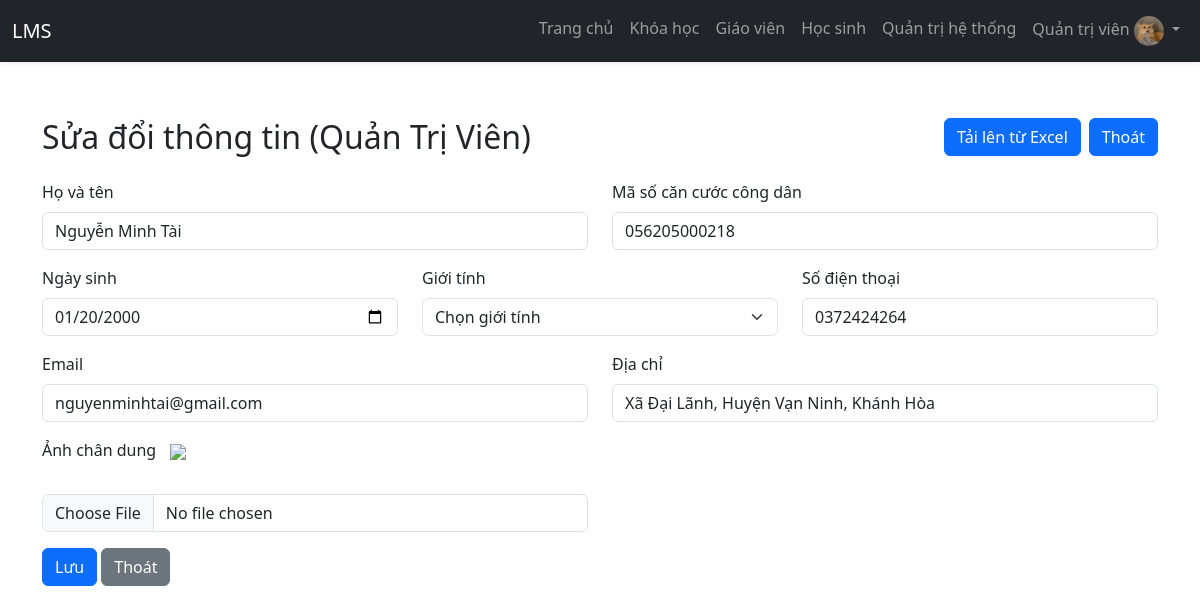
Screenshot of /admin/account_edit.php?user_id=70&role_id=3&role_name=admin (signed in) with the database file from the repository.
### tables this page shows
CREATE TABLE user_role
(
    user_id BIGINT NOT NULL,
    role_id INT  NOT NULL,
    PRIMARY KEY (user_id, role_id)
);

CREATE TABLE user
(
    user_id BIGINT PRIMARY KEY NOT NULL AUTO_INCREMENT,
    full_name VARCHAR(50) NOT NULL,
    date_of_birth DATE NOT NULL ,
    gender CHAR(1) NOT NULL,
    address VARCHAR(255) NOT NULL,
    phone VARCHAR(15) NOT NULL,
    email VARCHAR(255) NOT NULL,
    citizen_id VARCHAR(15) NOT NULL,
    image VARCHAR(255) NULL
);

### admin/account_edit.php (the view, shortened to what this page needs)
<?php
include("layout.php");
include_once("../config/connect.php");
$role_id = $_GET['role_id']; $role_name = $_GET['role_name'];
if($role_id == 1){
    $role_fullName = "Học Sinh";
}else if($role_id == 2){
    $role_fullName = "Giáo Viên";
}else if($role_id == 3){
    $role_fullName = "Quản Trị Viên";
}
$id = $_GET['user_id'];
$sql_edit = "SELECT * FROM user where user_id=$id";
$query_update = mysqLi_query($dbconnect, $sql_edit);
$row_update = mysqli_fetch_assoc($query_update);
?>
<!DOCTYPE html>
<html lang="en">
<head>
    <link rel="stylesheet" href="https://cdn.jsdelivr.net/npm/bootstrap@5.3.0/dist/css/bootstrap.min.css">
</head>
<body>
    <div class="container mt-5">
        <div class="row mb-3">
            <div class="col-md-6">
                <h2>Sửa đổi thông tin (<?php echo $role_fullName?>)</h2>
            </div>
            <div class="col-md-6">
                <div class="d-flex justify-content-end">
                    <button class="btn btn-primary me-2">Tải lên từ Excel</button>
                    <a class="btn btn-primary" href="<?php echo $role_name;?>.php">Thoát</a>
                </div>
            </div>
        </div>
        <form action="pross/edit.php?id=<?php echo $_GET['user_id']; ?>" method="POST" enctype="multipart/form-data" class="needs-validation" novalidate id="accountForm">
        <div class="row mb-3">
                <div class="col-md-6">
                    <label for="fullName" class="form-label">Họ và tên</label>
                    <input type="text" class="form-control" id="fullName" name="full_name" required placeholder="Nhập họ tên" value="<?php echo $row_update['full_name']; ?>">
                </div>
                <div class="col-md-6">
                    <label for="idCard" class="form-label">Mã số căn cước công dân</label>
                    <input type="text" class="form-control" id="idCard" name="citizen_id" required placeholder="Nhập CCCD" value="<?php echo $row_update['citizen_id']; ?>">
                </div>
            </div>
            <div class="row mb-3">
                <div class="col-md-4">
                    <label for="dob" class="form-label">Ngày sinh</label>
                    <input type="date" class="form-control" id="dob" name="date_of_birth" required value="<?php echo $row_update['date_of_birth']; ?>">
                </div>
                <div class="col-md-4">
                    <label for="gender" class="form-label">Giới tính</label>
                    <select class="form-select" id="gender" name="gender" required>
                        <option value="" disabled selected>Chọn giới tính</option>
                    </select>
                </div>
                <div class="col-md-4">
                    <label for="phoneNumber" class="form-label">Số điện thoại</label>
                    <input type="tel" class="form-control" id="phoneNumber" name="phone" required placeholder="Nhập Số điện thoại" value="<?php echo $row_update['phone']; ?>">
                </div>
            </div>
            <div class="row mb-3">
                <div class="col-md-6">
                    <label for="email" class="form-label">Email</label>
                    <input type="email" class="form-control" id="email" name="email" required placeholder="Nhập email" value="<?php echo $row_update['email']; ?>">
                </div>
                <div class="col-md-6">
                    <label for="address" class="form-label">Địa chỉ</label>
                    <input type="text" class="form-control" id="address" name="address" required placeholder="Nhập địa chỉ" value="<?php echo $row_update['address']; ?>">
                </div>
            </div>
            <div class="row mb-3">
                <div class="col-md-6">
                    <label for="portrait" class="form-label">Ảnh chân dung</label>
                    <span style="padding-left: 10px;"><img src="/assets/images/<?php echo $row_update['image']; ?>" width="60px"></span> <br><br>
                    <input type="file" class="form-control" id="portrait" name="image" >
                </div>
            </div>
            <div class="mb-3">
                <button type="submit" class="btn btn-primary" name="sbm">Lưu</button>
                <a type="button" class="btn btn-secondary" href="<?php echo $role_name;?>.php">Thoát</a>
            </div>
        </form>
    </div>
</body>
</html>

### admin/layout.php (shortened to what this page needs)
<?php
include_once('../config/connect.php');
if (isset($_SESSION['full_name'])) {
    $sql_user = "SELECT * FROM user us
    INNER JOIN user_role ur ON us.user_id = ur.user_id WHERE us.full_name = ?";
    $stmt_user = mysqli_prepare($dbconnect, $sql_user);
    mysqli_stmt_bind_param($stmt_user, "s", $_SESSION['full_name']);
    mysqli_stmt_execute($stmt_user);
    $result_user = mysqli_stmt_get_result($stmt_user);
    $row_la = mysqli_fetch_array($result_user);
    if ($row_la['role_id'] == 3) {
        $username_now = $_SESSION['full_name'];
    } else {
        $username_now = "Quản trị viên";
    }
} else {
    $username_now = "User not logged in";
}
?>
<!DOCTYPE html>
<html lang="en">
<head>
    <link rel="stylesheet" href="https://cdn.jsdelivr.net/npm/bootstrap@5.3.0/dist/css/bootstrap.min.css">
</head>
<body class="with-navbar">
    <nav class="navbar navbar-expand-lg navbar-dark bg-dark fixed-top shadow-sm">
        <div class="container-fluid">
            <a class="navbar-brand" href="#">LMS</a>
            <div class="collapse navbar-collapse" id="navbarNav">
                <ul class="navbar-nav ms-auto">
                    <li class="nav-item">
                        <a class="nav-link" href="index.php">Trang chủ</a>
                    </li>
                    <li class="nav-item">
                        <a class="nav-link" href="courses.php">Khóa học</a>
                    </li>
                    <li class="nav-item">
                        <a class="nav-link" href="teacher.php">Giáo viên</a>
                    </li>
                    <li class="nav-item">
                        <a class="nav-link" href="student.php">Học sinh</a>
                    </li>
                    <li class="nav-item">
                        <a class="nav-link" href="admin.php">Quản trị hệ thống</a>
                    </li>
                    <li class="nav-item dropdown">
                        <?php if (isset($username_now)) : ?>
                            <a class="nav-link dropdown-toggle" href="#" id="navbarDropdown" role="button" data-bs-toggle="dropdown" aria-haspopup="true" aria-expanded="false">
                                <span>
                                    <?php echo $username_now; ?>
                                </span>
                                <img src="../assets/images/course1.jpg" alt="Avatar" class="rounded-circle" width="30" height="30">
                            </a>
                        <?php endif; ?>
                    </li>
                </ul>
            </div>
        </div>
    </nav>
</body>
</html>

### admin/layout.php (style rules this page uses)
body { padding-top: 70px; }

### rows the page displays
user_role: role "Quản trị viên"
user: full_name "Nguyễn Minh Tài", citizen_id "056205000218", date_of_birth "01/20/2000", phone "0372424264", email "nguyenminhtai@gmail.com", address "Xã Đại Lãnh, Huyện Vạn Ninh, Khánh Hòa"

### other values shown
$role_fullName "Quản Trị Viên"
